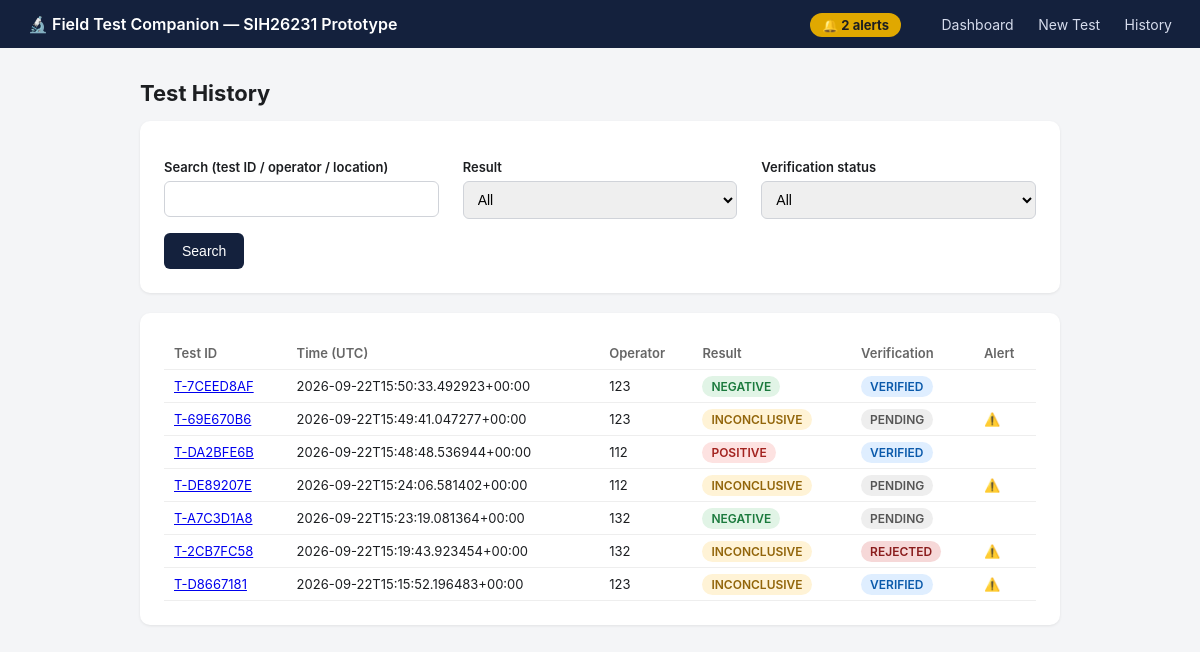
The app's page /history with its own data.
### tables this page shows
CREATE TABLE test_records (
            test_id TEXT PRIMARY KEY,
            operator_id TEXT NOT NULL,
            timestamp TEXT NOT NULL,
            location TEXT,
            image_filename TEXT NOT NULL,
            image_hash TEXT NOT NULL,
            ai_result TEXT,
            ai_confidence REAL,
            ai_explanation TEXT,
            quality_json TEXT,
            classification_json TEXT,
            verification_status TEXT DEFAULT 'PENDING',
            verified_by TEXT,
            verification_note TEXT,
            record_signature TEXT NOT NULL,
            alert_required INTEGER DEFAULT 0,
            analysis TEXT,
            capture_method TEXT DEFAULT 'FILE_UPLOAD',
            video_filename TEXT
        );

### app.py (the view)
@app.route("/history")
def history():
    query = request.args.get("q", "")
    result_filter = request.args.get("result", "")
    status_filter = request.args.get("status", "")
    records = database.search_records(query, result_filter, status_filter)
    return render_template("history.html", records=records, query=query,
                            result_filter=result_filter, status_filter=status_filter)

### app.py (called while the page is built)
@app.context_processor
def inject_global_alerts():
    try:
        stats = database.dashboard_stats()
        return {"global_alerts_count": stats["alerts"]}
    except Exception:
        return {"global_alerts_count": 0}

### database.py (called while the page is built)
def get_conn():
    conn = sqlite3.connect(DB_PATH)
    conn.row_factory = sqlite3.Row
    return conn

def search_records(query: str = "", result_filter: str = "", status_filter: str = ""):
    conn = get_conn()
    sql = "SELECT * FROM test_records WHERE 1=1"
    params = []
    if query:
        sql += " AND (test_id LIKE ? OR operator_id LIKE ? OR location LIKE ?)"
        like = f"%{query}%"
        params += [like, like, like]
    if result_filter:
        sql += " AND ai_result = ?"
        params.append(result_filter)
    if status_filter:
        sql += " AND verification_status = ?"
        params.append(status_filter)
    sql += " ORDER BY timestamp DESC"
    rows = conn.execute(sql, params).fetchall()
    conn.close()
    return [dict(r) for r in rows]

### templates/history.html (shortened to what this page needs)
{% extends "base.html" %}
{% block content %}
<h1>Test History</h1>
<div class="card">
  <form method="get">
    <div class="flex-row">
      <div>
        <label>Search (test ID / operator / location)</label>
        <input type="text" name="q" value="{{ query }}">
      </div>
      <div>
        <label>Result</label>
        <select name="result">
          <option value="">All</option>
        </select>
      </div>
      <div>
        <label>Verification status</label>
        <select name="status">
          <option value="">All</option>
        </select>
      </div>
    </div>
    <div style="margin-top:14px;"><button type="submit">Search</button></div>
  </form>
</div>
<div class="card">
  <table>
    <tr><th>Test ID</th><th>Time (UTC)</th><th>Operator</th><th>Result</th><th>Verification</th><th>Alert</th></tr>
    {% for r in records %}
    <tr>
      <td><a href="{{ url_for('test_detail', test_id=r.test_id) }}">{{ r.test_id }}</a></td>
      <td>{{ r.timestamp }}</td>
      <td>{{ r.operator_id }}</td>
      <td>{% if r.ai_result %}<span class="badge {{ r.ai_result }}">{{ r.ai_result }}</span>{% else %}—{% endif %}</td>
      <td><span class="badge {{ r.verification_status }}">{{ r.verification_status }}</span></td>
      <td>{% if r.alert_required %}⚠️{% endif %}</td>
    </tr>
    {% else %}
    <tr><td colspan="6" class="muted">No tests found.</td></tr>
    {% endfor %}
  </table>
</div>
{% endblock %}

### static/style.css (style rules this page uses)
* { box-sizing: border-box; }
body { font-family: -apple-system, "Segoe UI", Roboto, sans-serif; background: #f4f5f7; color: #1c1e21; margin: 0; }
.card { background: white; border-radius: 10px; padding: 24px; box-shadow: 0 1px 3px rgba(0,0,0,0.08); margin-bottom: 20px; }
h1 { font-size: 22px; margin-top: 0; }
label { display: block; font-size: 13px; font-weight: 600; margin: 14px 0 6px; }
input[type=text], input[type=file], select { width: 100%; padding: 9px 10px; border: 1px solid #d0d3d9; border-radius: 6px; font-size: 14px; }
button, .btn { background: #14213d; color: white; border: none; padding: 10px 18px; border-radius: 6px; font-size: 14px; cursor: pointer; text-decoration: none; display: inline-block; }
table { width: 100%; border-collapse: collapse; font-size: 13px; }
th, td { text-align: left; padding: 8px 10px; border-bottom: 1px solid #eee; }
th { color: #666; font-weight: 600; }
.badge { padding: 3px 9px; border-radius: 12px; font-size: 12px; font-weight: 600; }
.badge.POSITIVE { background: #fde2e1; color: #a3231f; }
.badge.NEGATIVE { background: #e1f4e6; color: #1b7a3d; }
.badge.INCONCLUSIVE { background: #fff3d6; color: #92650a; }
.badge.PENDING { background: #eee; color: #555; }
.badge.VERIFIED { background: #dfeeff; color: #0b5aab; }
.badge.REJECTED { background: #f6d8d8; color: #8a1c1c; }
.flex-row { display: flex; gap: 24px; flex-wrap: wrap; }
.flex-row > div { flex: 1; min-width: 260px; }

### records on screen
test_records: test_id "T-7CEED8AF", timestamp "2026-09-22T15:50:33.492923+00:00", operator_id "123", ai_result "NEGATIVE", verification_status "VERIFIED"
test_records: test_id "T-69E670B6", timestamp "2026-09-22T15:49:41.047277+00:00", operator_id "123", ai_result "INCONCLUSIVE", verification_status "PENDING"
test_records: test_id "T-DA2BFE6B", timestamp "2026-09-22T15:48:48.536944+00:00", operator_id "112", ai_result "POSITIVE", verification_status "VERIFIED"
test_records: test_id "T-DE89207E", timestamp "2026-09-22T15:24:06.581402+00:00", operator_id "112", ai_result "INCONCLUSIVE", verification_status "PENDING"
test_records: test_id "T-A7C3D1A8", timestamp "2026-09-22T15:23:19.081364+00:00", operator_id "132", ai_result "NEGATIVE", verification_status "PENDING"
test_records: test_id "T-2CB7FC58", timestamp "2026-09-22T15:19:43.923454+00:00", operator_id "132", ai_result "INCONCLUSIVE", verification_status "REJECTED"
test_records: test_id "T-D8667181", timestamp "2026-09-22T15:15:52.196483+00:00", operator_id "123", ai_result "INCONCLUSIVE", verification_status "VERIFIED"

### other values on screen
{{ global_alerts_count }} "2"
{{ 's' if global_alerts_count != 1 else '' }} "s"
